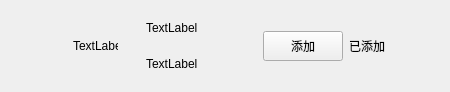
<?xml version="1.0" encoding="UTF-8"?>
<ui version="4.0">
 <class>ApplyFriendItem</class>
 <widget class="QWidget" name="ApplyFriendItem">
  <property name="geometry">
   <rect>
    <x>0</x>
    <y>0</y>
    <width>450</width>
    <height>88</height>
   </rect>
  </property>
  <property name="windowTitle">
   <string>ApplyFriendItem</string>
  </property>
  <layout class="QHBoxLayout" name="horizontalLayout_2">
   <property name="leftMargin">
    <number>0</number>
   </property>
   <property name="topMargin">
    <number>0</number>
   </property>
   <property name="rightMargin">
    <number>0</number>
   </property>
   <property name="bottomMargin">
    <number>0</number>
   </property>
   <item>
    <spacer name="horizontalSpacer">
     <property name="orientation">
      <enum>Qt::Horizontal</enum>
     </property>
     <property name="sizeHint" stdset="0">
      <size>
       <width>63</width>
       <height>20</height>
      </size>
     </property>
    </spacer>
   </item>
   <item>
    <widget class="QLabel" name="label_icon">
     <property name="minimumSize">
      <size>
       <width>45</width>
       <height>45</height>
      </size>
     </property>
     <property name="maximumSize">
      <size>
       <width>45</width>
       <height>45</height>
      </size>
     </property>
     <property name="text">
      <string>TextLabel</string>
     </property>
    </widget>
   </item>
   <item>
    <widget class="QWidget" name="widget" native="true">
     <layout class="QHBoxLayout" name="horizontalLayout">
      <property name="topMargin">
       <number>2</number>
      </property>
      <property name="bottomMargin">
       <number>2</number>
      </property>
      <item>
       <widget class="QWidget" name="widget_2" native="true">
        <layout class="QVBoxLayout" name="verticalLayout">
         <item>
          <widget class="QLabel" name="label_username">
           <property name="minimumSize">
            <size>
             <width>100</width>
             <height>30</height>
            </size>
           </property>
           <property name="maximumSize">
            <size>
             <width>200</width>
             <height>30</height>
            </size>
           </property>
           <property name="text">
            <string>TextLabel</string>
           </property>
          </widget>
         </item>
         <item>
          <widget class="QLabel" name="label_userchat">
           <property name="minimumSize">
            <size>
             <width>100</width>
             <height>30</height>
            </size>
           </property>
           <property name="maximumSize">
            <size>
             <width>200</width>
             <height>30</height>
            </size>
           </property>
           <property name="text">
            <string>TextLabel</string>
           </property>
          </widget>
         </item>
        </layout>
       </widget>
      </item>
      <item>
       <widget class="ClickedButton" name="button_add">
        <property name="minimumSize">
         <size>
          <width>80</width>
          <height>30</height>
         </size>
        </property>
        <property name="maximumSize">
         <size>
          <width>80</width>
          <height>30</height>
         </size>
        </property>
        <property name="text">
         <string>添加</string>
        </property>
       </widget>
      </item>
      <item>
       <widget class="QLabel" name="label_alreadyAdd">
        <property name="minimumSize">
         <size>
          <width>40</width>
          <height>0</height>
         </size>
        </property>
        <property name="maximumSize">
         <size>
          <width>40</width>
          <height>16777215</height>
         </size>
        </property>
        <property name="text">
         <string>已添加</string>
        </property>
       </widget>
      </item>
      <item>
       <spacer name="horizontalSpacer_2">
        <property name="orientation">
         <enum>Qt::Horizontal</enum>
        </property>
        <property name="sizeHint" stdset="0">
         <size>
          <width>50</width>
          <height>20</height>
         </size>
        </property>
       </spacer>
      </item>
     </layout>
    </widget>
   </item>
  </layout>
 </widget>
 <layoutdefault spacing="6" margin="11"/>
 <customwidgets>
  <customwidget>
   <class>ClickedButton</class>
   <extends>QPushButton</extends>
   <header>clickedbutton.h</header>
  </customwidget>
 </customwidgets>
 <resources/>
 <connections/>
</ui>
